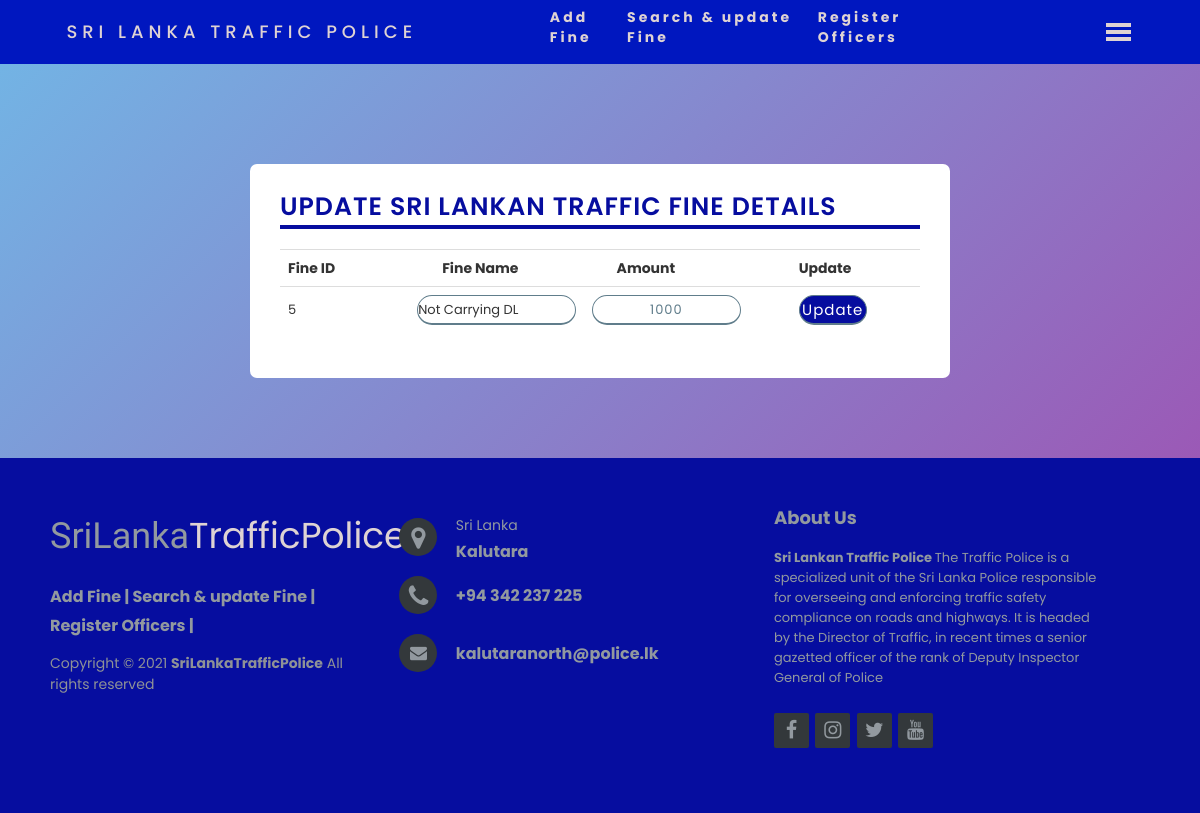
The app's page /Ceylon_E-Traffic_Fine_Payment_System/updateFine.php?Fine_Id=5 with its own data.
### tables this page shows
CREATE TABLE `fine` (
  `Fine_Id` int(11) NOT NULL,
  `Fine_Name` varchar(250) NOT NULL,
  `Fine_Amount` int(11) NOT NULL
);

### Ceylon_E-Traffic_Fine_Payment_System/updateFine.php (the view, shortened to what this page needs)
<!DOCTYPE html>
<html>
<head>
		<link href="https://maxcdn.bootstrapcdn.com/bootstrap/3.3.6/css/bootstrap.min.css" rel="stylesheet" />
		<link rel="stylesheet" href="https://stackpath.bootstrapcdn.com/font-awesome/4.7.0/css/font-awesome.min.css">
<link rel="stylesheet" href="http://maxcdn.bootstrapcdn.com/font-awesome/4.2.0/css/font-awesome.min.css">
<link rel="stylesheet" type="text/css" href="Style.css">
</head>
<body style="background: linear-gradient(135deg, #71b7e6, #9b59b6)">
	<nav style="display: flex; justify-content: space-around; align-items: center; min-height: 8vh; background-color: #0017BF;">
		<div style="color: #DED3D3; font-family: 'Poppins',sans-serif; text-transform: uppercase; letter-spacing: 5px; font-size: 30px;">
			<h4>SRI LANKA TRAFFIC POLICE</h4>
		</div>
		<ul class="nav-links" style="display: flex; justify-content: space-around; width: 35%;">
			<li style="list-style: none;"><a style="color:#DED3D3; text-decoration: none; letter-spacing: 3px; font-weight: bold; font-size: 14px;" href="addFine.php">Add Fine</a></li>
      <li style="list-style: none;"><a style="color:#DED3D3; text-decoration: none; letter-spacing: 3px; font-weight: bold; font-size: 14px;" href="searchFine.php">Search & update Fine</a></li>
      <li style="list-style: none;"><a style="color:#DED3D3; text-decoration: none; letter-spacing: 3px; font-weight: bold; font-size: 14px;" href="AdminofficersRegistration.php">Register Officers</a></li>
		</ul>
		<div class="lines" style="cursor: pointer;">
			<div class="line1" style="width: 25px; height: 4px; background-color:#DED3D3; margin:3px; transition: all 0.3s ease;"></div>
			<div class="line2" style="width: 25px; height: 4px; background-color:#DED3D3; margin:3px; transition: all 0.3s ease;"></div>
			<div class="line3" style="width: 25px; height: 4px; background-color:#DED3D3; margin:3px; transition: all 0.3s ease;"></div>
		</div>
	</nav>
	<br>
	<br>
	<br>
	<br>
	<br>
	<div style="display: flex;">
<div class="container">
	<div class="title">Update Sri Lankan Traffic Fine Details</div>
	<?php
include_once 'connection.php';
$Fineid = $_GET['Fine_Id'];
$query = "SELECT * FROM fine WHERE Fine_Id = {$Fineid}";
$result = mysqli_query($connection, $query);
	if(mysqli_num_rows($result) > 0)
	{
		?>
		<div class="table-responsive">
					<table class="table table bordered">
						<tr>
							<th>Fine ID</th>
							<th>Fine Name</th>
							<th>Amount</th>
							<th>Update</th>
						</tr>
						<?php
			while($row = mysqli_fetch_array($result))
			{
				?>
				<tr><form method="POST">
				<td><input id="fineId" name="fineId"  value="<?php echo $row['Fine_Id']; ?>" required></td>
				<td><input type="text" id="fineName" name="fineName" value="<?php echo $row['Fine_Name']; ?>" required></td>
				<td><input type="text" id="fineAmount" name="fineAmount" value="<?php echo $row['Fine_Amount']; ?>" required></td>
				<td><input type="submit" id="btnupdate" name="btnupdate" value="Update"></td>
			</form></tr>
		</table>
	</div>
	<?php
		}
	}
	?>
</div>
</div>
</body>
	<br>
	<br>
	<br>
	<br>
	<footer class="footer-distributed">
<div class="footer-left">
<h3>SriLanka<span>TrafficPolice</span></h3>
<p class="footer-links">
<a href="addFine.php">Add Fine</a>
|
<a href="searchFine.php">Search & update Fine</a>
|
<a href="AdminofficersRegistration.php">Register Officers</a>
|
</p>
<p class="footer-company-name">Copyright © 2021 <strong>SriLankaTrafficPolice</strong> All rights reserved</p>
</div>
<div class="footer-center">
<div>
<i class="fa fa-map-marker" style="color: #92999f;"></i>
<p><span>Sri Lanka</span>
Kalutara</p>
</div>
<div>
<i class="fa fa-phone" style="color: #92999f;"></i>
<p>+94 342 237 225</p>
</div>
<div>
<i class="fa fa-envelope" style="color: #92999f;"></i>
<p><a href="mailto:kalutaranorth@gmail.com">kalutaranorth@police.lk</a></p>
</div>
</div>
<div class="footer-right">
<p class="footer-company-about">
<span>About Us</span>
<strong>Sri Lankan Traffic Police </strong>The Traffic Police is a specialized unit of the Sri Lanka Police responsible for overseeing and enforcing traffic safety compliance on roads and highways. It is headed by the Director of Traffic, in recent times a senior gazetted officer of the rank of Deputy Inspector General of Police
</p>
<div class="footer-icons">
<a href="https://m.facebook.com/profile.php?id=100064876533371&ref=py_c&_rdr&_se_imp=0BkmqItYxLVcHPTSZ"><i class="fa fa-facebook"></i></a>
<a href="#"><i class="fa fa-instagram"></i></a>
<a href="#"><i class="fa fa-twitter"></i></a>
<a href="#"><i class="fa fa-youtube"></i></a>
</div>
</div>
</footer>
</body>
</html>

### Ceylon_E-Traffic_Fine_Payment_System/Style.css (style rules this page uses)
* { margin: 0; padding: 0; box-sizing: border-box; font-family: 'Poppins',sans-serif; }
.container { max-width: 700px; width: 100%; background: #fff; padding: 25px 30px; border-radius: 7px; }
.container .title { color: #060D9F; font-weight: 600; font-size: 1.8em; text-transform: uppercase; margin-bottom: 20px; border-bottom: 4px solid #060D9F; display: inline-block; letter-spacing: 1px; width: 100%; }

### Ceylon_E-Traffic_Fine_Payment_System/updateFine.php (style rules this page uses)
footer { position: fixed; bottom: 0; }
.footer-distributed { background-color: #060D9F; box-sizing: border-box; width: 100%; text-align: left; font: bold 16px sans-serif; padding: 50px 50px 60px 50px; margin-top: 0px; }
.footer-distributed .footer-left, .footer-distributed .footer-center, .footer-distributed .footer-right { display: inline-block; vertical-align: top; }
.footer-distributed .footer-left { width: 30%; }
.footer-distributed h3 { color: #92999f; font: normal 36px 'Cookie', cursive; margin: 0; }
.footer-distributed h3 span { color: #DED3D3; }
.footer-distributed .footer-links { color: #92999f; margin: 20px 0 12px; }
.footer-distributed .footer-links a { display: inline-block; line-height: 1.8; text-decoration: none; color: inherit; }
.footer-distributed .footer-company-name { color: #8f9296; font-size: 14px; font-weight: normal; margin: 0; }
.footer-distributed .footer-center { width: 35%; }
.footer-distributed .footer-center i { background-color: #33383b; color: #DED3D3; font-size: 25px; width: 38px; height: 38px; border-radius: 50%; text-align: center; line-height: 42px; margin: 10px 15px; vertical-align: middle; }
.footer-distributed .footer-center i.fa-envelope { font-size: 17px; line-height: 38px; }
.footer-distributed .footer-center p { display: inline-block; color: #92999f; vertical-align: middle; margin: 0; }
.footer-distributed .footer-center p span { display: block; font-weight: normal; font-size: 14px; line-height: 2; }
.footer-distributed .footer-center p a { color: #92999f; text-decoration: none; ; }
.footer-distributed .footer-right { width: 30%; }
.footer-distributed .footer-company-about { line-height: 20px; color: #92999f; font-size: 13px; font-weight: normal; margin: 0; }
.footer-distributed .footer-company-about span { display: block; color: #92999f; font-size: 18px; font-weight: bold; margin-bottom: 20px; }
.footer-distributed .footer-icons { margin-top: 25px; }
.footer-distributed .footer-icons a { display: inline-block; width: 35px; height: 35px; cursor: pointer; background-color: #33383b; border-radius: 2px; font-size: 20px; color: #92999f; text-align: center; line-height: 35px; margin-right: 3px; margin-bottom: 5px; }
#btnupdate { width: 60%; height: 30px; outline: none; font-weight: 400; border: 1px solid #607d8b; font-size: 15px; letter-spacing: 1px; color: white; background: #060D9F; border-radius: 30px; border-bottom-width: 2px; margin-right: 50px; cursor: pointer; }
#fineId { background: none; border: none; width: 40%; height: 30px; font-weight: 400; font-size: 13px; border-radius: 30px; border-bottom-width: 2px; margin-left: 0px; margin-right: 0px; }
#fineName { width: 100%; height: 30px; outline: none; font-weight: 400; border: 1px solid #607d8b; font-size: 13px; background: transparent; border-radius: 30px; border-bottom-width: 2px; margin-right: 50px; margin-left: -25px; }
#fineAmount { text-align: center; width: 90%; height: 30px; outline: none; font-weight: 400; border: 1px solid #607d8b; font-size: 13px; letter-spacing: 1px; color: #607d8b; background: transparent; border-radius: 30px; border-bottom-width: 2px; margin-right: 50px; margin-left: -25px; }

### records on screen
fine: fineId "5", fineName "Not Carrying DL", fineAmount "1000"
